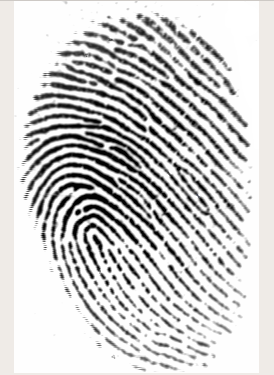
#> input picture database/finegerprint2.tif, 274 x 375 px
$ python -i main.py   (imports and definitions only)   (older library calls are emulated)
#> lines starting #> are read from the running program, lines starting #| are printed output that depends on the picture
import cv2
import os
from tkinter import filedialog
import mysql.connector
import tkinter as tk
from tkinter import Label, PhotoImage, filedialog
from tkinter import font
from PIL import ImageTk
import PIL.Image
# [1 line that did not run here, left out]
def escolherDigital():
    caminho = filedialog.askopenfilename(title='Selecione a digital', filetypes=[('JPEG', '*.jpg')])
#> the answer given: database/finegerprint2.tif

    f = PIL.Image.open(str(caminho))
#> f is the input picture: PIL image 274x375 RGBA; mean R, G, B, A 205.3, 204.8, 204.4, 255
    f2 = f.resize((200,200), PIL.Image.ANTIALIAS)
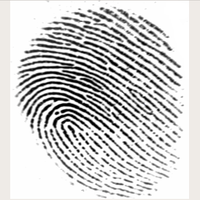
#> f2: PIL image 200x200 RGBA; mean R, G, B, A 205.1, 204.7, 204.2, 255
    caminho2 = ImageTk.PhotoImage(f2)
    #=============================================================
    entrada = cv2.imread(caminho)

#> (the run stopped early here; a loop or call above may not have finished)

$ run again, with database/fingerprint1.jpg saved as database/finegerprint2.tif
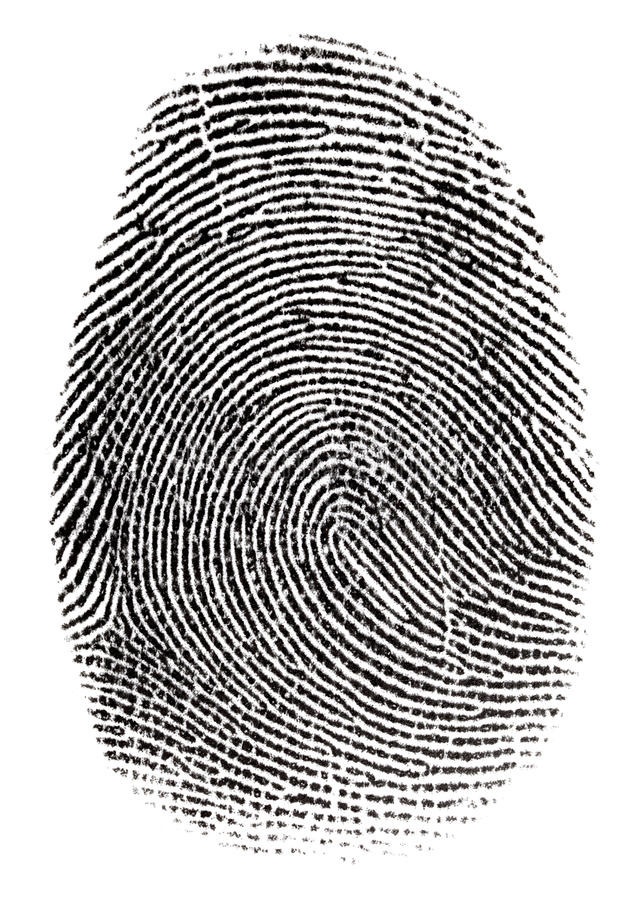
#> input picture database/fingerprint1.jpg, 644 x 900 px
#> in escolherDigital, f is the input picture: PIL image 644x900 RGB; mean R, G, B 184.4, 183.1, 182.7
#> in escolherDigital, `f2 = f.resize((200,200), PIL.Image.ANTIALIAS)`:
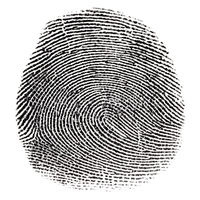
#> f2: PIL image 200x200 RGB; mean R, G, B 184.1, 182.9, 182.5

$ run again, with database/fingerprint2(copia).jpg saved as database/finegerprint2.tif
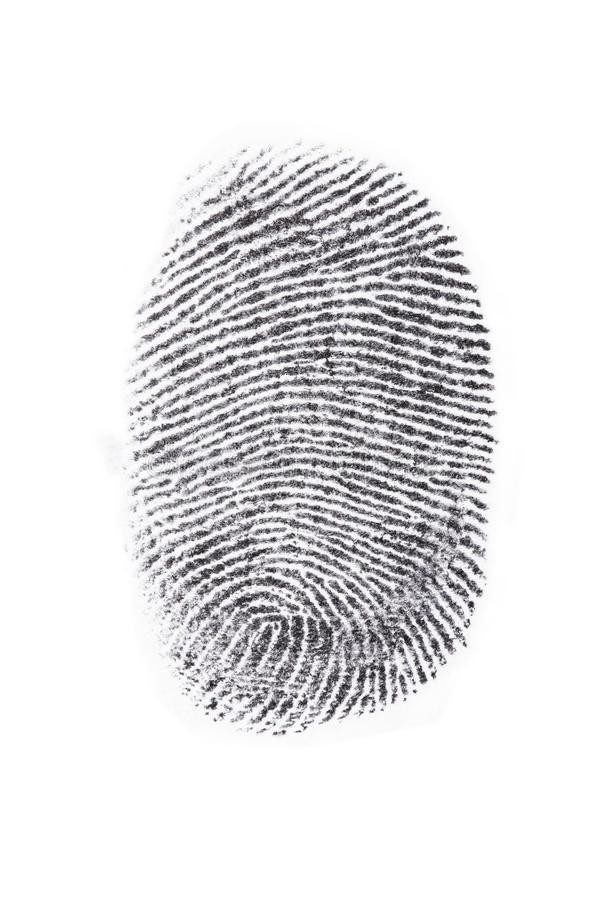
#> input picture database/fingerprint2(copia).jpg, 600 x 900 px
#> in escolherDigital, f is the input picture: PIL image 600x900 RGB; mean R, G, B 228.2, 227.7, 229
#> in escolherDigital, `f2 = f.resize((200,200), PIL.Image.ANTIALIAS)`:
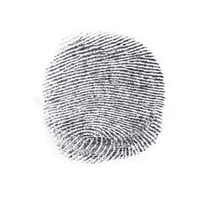
#> f2: PIL image 200x200 RGB; mean R, G, B 228.1, 227.6, 229
